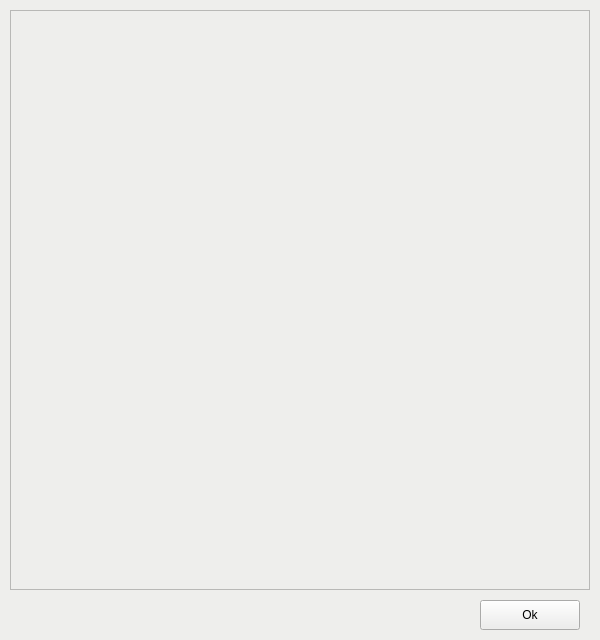
<?xml version="1.0" encoding="UTF-8"?>
<ui version="4.0">
 <class>MainWindow</class>
 <widget class="QMainWindow" name="MainWindow">
  <property name="geometry">
   <rect>
    <x>0</x>
    <y>0</y>
    <width>600</width>
    <height>640</height>
   </rect>
  </property>
  <property name="palette">
   <palette>
    <active>
     <colorrole role="WindowText">
      <brush brushstyle="SolidPattern">
       <color alpha="255">
        <red>0</red>
        <green>0</green>
        <blue>0</blue>
       </color>
      </brush>
     </colorrole>
     <colorrole role="Button">
      <brush brushstyle="SolidPattern">
       <color alpha="255">
        <red>238</red>
        <green>238</green>
        <blue>236</blue>
       </color>
      </brush>
     </colorrole>
     <colorrole role="Light">
      <brush brushstyle="SolidPattern">
       <color alpha="255">
        <red>255</red>
        <green>255</green>
        <blue>255</blue>
       </color>
      </brush>
     </colorrole>
     <colorrole role="Midlight">
      <brush brushstyle="SolidPattern">
       <color alpha="255">
        <red>246</red>
        <green>246</green>
        <blue>245</blue>
       </color>
      </brush>
     </colorrole>
     <colorrole role="Dark">
      <brush brushstyle="SolidPattern">
       <color alpha="255">
        <red>119</red>
        <green>119</green>
        <blue>118</blue>
       </color>
      </brush>
     </colorrole>
     <colorrole role="Mid">
      <brush brushstyle="SolidPattern">
       <color alpha="255">
        <red>159</red>
        <green>159</green>
        <blue>157</blue>
       </color>
      </brush>
     </colorrole>
     <colorrole role="Text">
      <brush brushstyle="SolidPattern">
       <color alpha="255">
        <red>0</red>
        <green>0</green>
        <blue>0</blue>
       </color>
      </brush>
     </colorrole>
     <colorrole role="BrightText">
      <brush brushstyle="SolidPattern">
       <color alpha="255">
        <red>255</red>
        <green>255</green>
        <blue>255</blue>
       </color>
      </brush>
     </colorrole>
     <colorrole role="ButtonText">
      <brush brushstyle="SolidPattern">
       <color alpha="255">
        <red>0</red>
        <green>0</green>
        <blue>0</blue>
       </color>
      </brush>
     </colorrole>
     <colorrole role="Base">
      <brush brushstyle="SolidPattern">
       <color alpha="255">
        <red>255</red>
        <green>255</green>
        <blue>255</blue>
       </color>
      </brush>
     </colorrole>
     <colorrole role="Window">
      <brush brushstyle="SolidPattern">
       <color alpha="255">
        <red>238</red>
        <green>238</green>
        <blue>236</blue>
       </color>
      </brush>
     </colorrole>
     <colorrole role="Shadow">
      <brush brushstyle="SolidPattern">
       <color alpha="255">
        <red>0</red>
        <green>0</green>
        <blue>0</blue>
       </color>
      </brush>
     </colorrole>
     <colorrole role="AlternateBase">
      <brush brushstyle="SolidPattern">
       <color alpha="255">
        <red>246</red>
        <green>246</green>
        <blue>245</blue>
       </color>
      </brush>
     </colorrole>
     <colorrole role="ToolTipBase">
      <brush brushstyle="SolidPattern">
       <color alpha="255">
        <red>255</red>
        <green>255</green>
        <blue>220</blue>
       </color>
      </brush>
     </colorrole>
     <colorrole role="ToolTipText">
      <brush brushstyle="SolidPattern">
       <color alpha="255">
        <red>0</red>
        <green>0</green>
        <blue>0</blue>
       </color>
      </brush>
     </colorrole>
     <colorrole role="PlaceholderText">
      <brush brushstyle="SolidPattern">
       <color alpha="128">
        <red>0</red>
        <green>0</green>
        <blue>0</blue>
       </color>
      </brush>
     </colorrole>
    </active>
    <inactive>
     <colorrole role="WindowText">
      <brush brushstyle="SolidPattern">
       <color alpha="255">
        <red>0</red>
        <green>0</green>
        <blue>0</blue>
       </color>
      </brush>
     </colorrole>
     <colorrole role="Button">
      <brush brushstyle="SolidPattern">
       <color alpha="255">
        <red>238</red>
        <green>238</green>
        <blue>236</blue>
       </color>
      </brush>
     </colorrole>
     <colorrole role="Light">
      <brush brushstyle="SolidPattern">
       <color alpha="255">
        <red>255</red>
        <green>255</green>
        <blue>255</blue>
       </color>
      </brush>
     </colorrole>
     <colorrole role="Midlight">
      <brush brushstyle="SolidPattern">
       <color alpha="255">
        <red>246</red>
        <green>246</green>
        <blue>245</blue>
       </color>
      </brush>
     </colorrole>
     <colorrole role="Dark">
      <brush brushstyle="SolidPattern">
       <color alpha="255">
        <red>119</red>
        <green>119</green>
        <blue>118</blue>
       </color>
      </brush>
     </colorrole>
     <colorrole role="Mid">
      <brush brushstyle="SolidPattern">
       <color alpha="255">
        <red>159</red>
        <green>159</green>
        <blue>157</blue>
       </color>
      </brush>
     </colorrole>
     <colorrole role="Text">
      <brush brushstyle="SolidPattern">
       <color alpha="255">
        <red>0</red>
        <green>0</green>
        <blue>0</blue>
       </color>
      </brush>
     </colorrole>
     <colorrole role="BrightText">
      <brush brushstyle="SolidPattern">
       <color alpha="255">
        <red>255</red>
        <green>255</green>
        <blue>255</blue>
       </color>
      </brush>
     </colorrole>
     <colorrole role="ButtonText">
      <brush brushstyle="SolidPattern">
       <color alpha="255">
        <red>0</red>
        <green>0</green>
        <blue>0</blue>
       </color>
      </brush>
     </colorrole>
     <colorrole role="Base">
      <brush brushstyle="SolidPattern">
       <color alpha="255">
        <red>255</red>
        <green>255</green>
        <blue>255</blue>
       </color>
      </brush>
     </colorrole>
     <colorrole role="Window">
      <brush brushstyle="SolidPattern">
       <color alpha="255">
        <red>238</red>
        <green>238</green>
        <blue>236</blue>
       </color>
      </brush>
     </colorrole>
     <colorrole role="Shadow">
      <brush brushstyle="SolidPattern">
       <color alpha="255">
        <red>0</red>
        <green>0</green>
        <blue>0</blue>
       </color>
      </brush>
     </colorrole>
     <colorrole role="AlternateBase">
      <brush brushstyle="SolidPattern">
       <color alpha="255">
        <red>246</red>
        <green>246</green>
        <blue>245</blue>
       </color>
      </brush>
     </colorrole>
     <colorrole role="ToolTipBase">
      <brush brushstyle="SolidPattern">
       <color alpha="255">
        <red>255</red>
        <green>255</green>
        <blue>220</blue>
       </color>
      </brush>
     </colorrole>
     <colorrole role="ToolTipText">
      <brush brushstyle="SolidPattern">
       <color alpha="255">
        <red>0</red>
        <green>0</green>
        <blue>0</blue>
       </color>
      </brush>
     </colorrole>
     <colorrole role="PlaceholderText">
      <brush brushstyle="SolidPattern">
       <color alpha="128">
        <red>0</red>
        <green>0</green>
        <blue>0</blue>
       </color>
      </brush>
     </colorrole>
    </inactive>
    <disabled>
     <colorrole role="WindowText">
      <brush brushstyle="SolidPattern">
       <color alpha="255">
        <red>119</red>
        <green>119</green>
        <blue>118</blue>
       </color>
      </brush>
     </colorrole>
     <colorrole role="Button">
      <brush brushstyle="SolidPattern">
       <color alpha="255">
        <red>238</red>
        <green>238</green>
        <blue>236</blue>
       </color>
      </brush>
     </colorrole>
     <colorrole role="Light">
      <brush brushstyle="SolidPattern">
       <color alpha="255">
        <red>255</red>
        <green>255</green>
        <blue>255</blue>
       </color>
      </brush>
     </colorrole>
     <colorrole role="Midlight">
      <brush brushstyle="SolidPattern">
       <color alpha="255">
        <red>246</red>
        <green>246</green>
        <blue>245</blue>
       </color>
      </brush>
     </colorrole>
     <colorrole role="Dark">
      <brush brushstyle="SolidPattern">
       <color alpha="255">
        <red>119</red>
        <green>119</green>
        <blue>118</blue>
       </color>
      </brush>
     </colorrole>
     <colorrole role="Mid">
      <brush brushstyle="SolidPattern">
       <color alpha="255">
        <red>159</red>
        <green>159</green>
        <blue>157</blue>
       </color>
      </brush>
     </colorrole>
     <colorrole role="Text">
      <brush brushstyle="SolidPattern">
       <color alpha="255">
        <red>119</red>
        <green>119</green>
        <blue>118</blue>
       </color>
      </brush>
     </colorrole>
     <colorrole role="BrightText">
      <brush brushstyle="SolidPattern">
       <color alpha="255">
        <red>255</red>
        <green>255</green>
        <blue>255</blue>
       </color>
      </brush>
     </colorrole>
     <colorrole role="ButtonText">
      <brush brushstyle="SolidPattern">
       <color alpha="255">
        <red>119</red>
        <green>119</green>
        <blue>118</blue>
       </color>
      </brush>
     </colorrole>
     <colorrole role="Base">
      <brush brushstyle="SolidPattern">
       <color alpha="255">
        <red>238</red>
        <green>238</green>
        <blue>236</blue>
       </color>
      </brush>
     </colorrole>
     <colorrole role="Window">
      <brush brushstyle="SolidPattern">
       <color alpha="255">
        <red>238</red>
        <green>238</green>
        <blue>236</blue>
       </color>
      </brush>
     </colorrole>
     <colorrole role="Shadow">
      <brush brushstyle="SolidPattern">
       <color alpha="255">
        <red>0</red>
        <green>0</green>
        <blue>0</blue>
       </color>
      </brush>
     </colorrole>
     <colorrole role="AlternateBase">
      <brush brushstyle="SolidPattern">
       <color alpha="255">
        <red>238</red>
        <green>238</green>
        <blue>236</blue>
       </color>
      </brush>
     </colorrole>
     <colorrole role="ToolTipBase">
      <brush brushstyle="SolidPattern">
       <color alpha="255">
        <red>255</red>
        <green>255</green>
        <blue>220</blue>
       </color>
      </brush>
     </colorrole>
     <colorrole role="ToolTipText">
      <brush brushstyle="SolidPattern">
       <color alpha="255">
        <red>0</red>
        <green>0</green>
        <blue>0</blue>
       </color>
      </brush>
     </colorrole>
     <colorrole role="PlaceholderText">
      <brush brushstyle="SolidPattern">
       <color alpha="128">
        <red>0</red>
        <green>0</green>
        <blue>0</blue>
       </color>
      </brush>
     </colorrole>
    </disabled>
   </palette>
  </property>
  <property name="windowTitle">
   <string>MainWindow</string>
  </property>
  <property name="autoFillBackground">
   <bool>true</bool>
  </property>
  <widget class="QWidget" name="centralwidget">
   <widget class="QFrame" name="frame">
    <property name="geometry">
     <rect>
      <x>10</x>
      <y>10</y>
      <width>580</width>
      <height>580</height>
     </rect>
    </property>
    <property name="autoFillBackground">
     <bool>true</bool>
    </property>
    <property name="frameShape">
     <enum>QFrame::StyledPanel</enum>
    </property>
    <property name="frameShadow">
     <enum>QFrame::Raised</enum>
    </property>
   </widget>
   <widget class="QPushButton" name="Ok">
    <property name="geometry">
     <rect>
      <x>480</x>
      <y>600</y>
      <width>100</width>
      <height>30</height>
     </rect>
    </property>
    <property name="text">
     <string>Ok</string>
    </property>
   </widget>
  </widget>
 </widget>
 <resources/>
 <connections/>
</ui>
